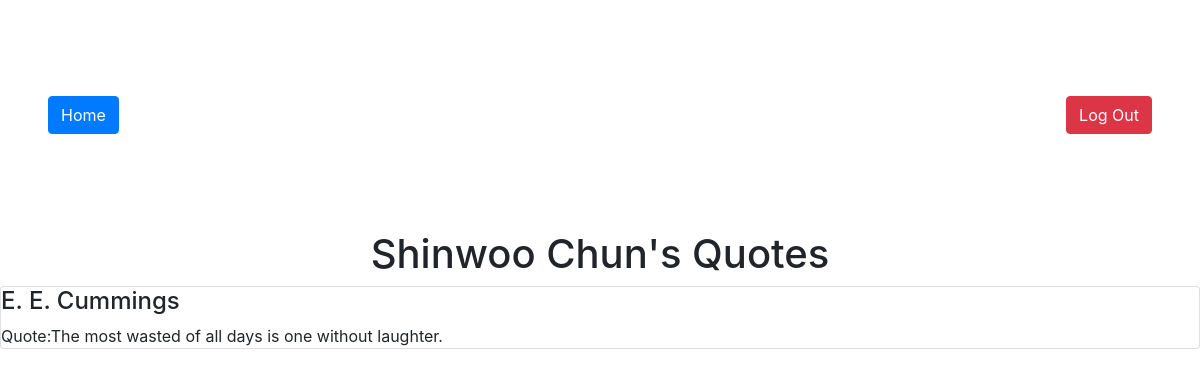
Page /show_user/1 on the committed database.
### quote_dash_app/models.py (models this page shows, shortened)
class User(models.Model):
    first_name = models.CharField(max_length=45)
    last_name = models.CharField(max_length=45)
    email = models.CharField(max_length=255)
    password = models.CharField(max_length=255)
    created_at = models.DateTimeField(auto_now_add=True)
    updated_at = models.DateTimeField(auto_now=True)
    objects = UserManager()

class Quote(models.Model):
    author=models.CharField(max_length=255)
    quote= models.TextField()
    user=models.ForeignKey(User, related_name="quotes", on_delete=models.CASCADE)
    likes=models.ManyToManyField(User,related_name="liked_by")
    created_at = models.DateTimeField(auto_now_add=True)
    updated_at = models.DateTimeField(auto_now=True)
    objects = QuoteManager()

### quote_dash_app/views.py (the view)
# urls.py: path('show_user/<int:user_id>', views.show_user),
def show_user(request, user_id):
    context = {
        'user' : User.objects.get(id=user_id)
    }
    return render(request, 'show_user.html', context)

### quote_dash_app/templates/show_user.html (shortened to what this page needs)
<!DOCTYPE html>
<html lang="en">
<head>
    <link rel="stylesheet" href="https://stackpath.bootstrapcdn.com/bootstrap/4.4.1/css/bootstrap.min.css">
</head>
<body>
    <div class="d-flex justify-content-between p-5 my-5">
        <a href="/dashboard" class="btn btn-primary">Home</a>
        <a href="/logout" class="btn btn-danger">Log Out</a>
    </div>
    <h1 class="text-center">{{user.first_name}} {{user.last_name}}'s Quotes</h1>
    {% for quote in user.quotes.all %}
    <div class="card">
        <h4 class="card-text">{{quote.author}}</h4>
        <p class="card-text">Quote:{{quote.quote}}</p>
    </div>
    {% endfor %}
</body>
</html>

### rows in the picture
User: first_name "Shinwoo", last_name "Chun"
Quote: author "E. E. Cummings", quote "The most wasted of all days is one without laughter."
